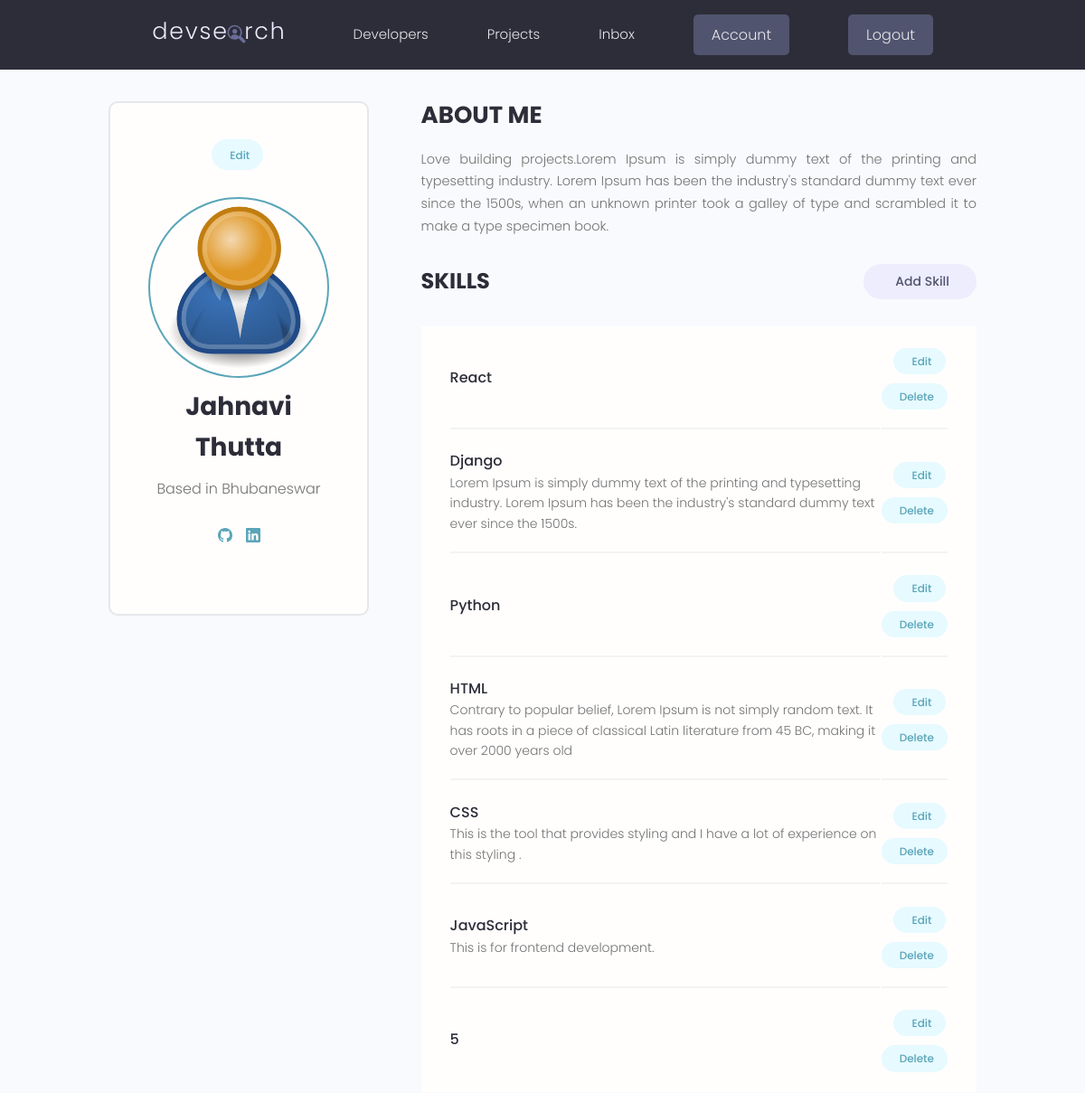
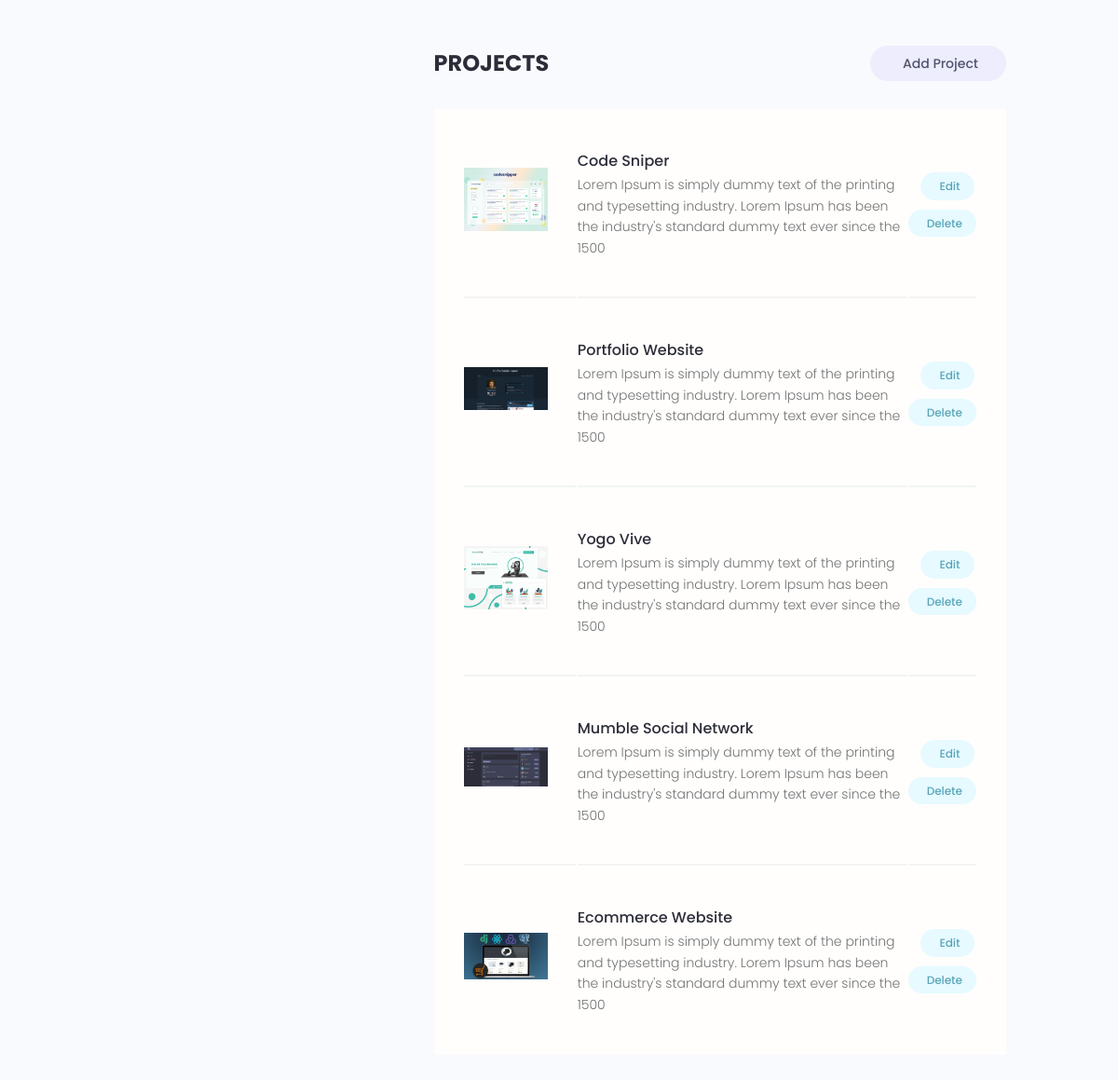
The app's page /account/ (signed in) with its own data (2 pictures, top to bottom).
### users/models.py (models this page shows, shortened)
class Profile(models.Model):
    user=models.OneToOneField(User,on_delete=models.CASCADE, null=True, blank=True)
    name =models.CharField(max_length=200,blank=True, null=True)
    email=models.EmailField(max_length=500,blank=True, null=True)
    username=models.CharField(max_length=200,blank=True, null=True)
    location=models.CharField(max_length=200,blank=True, null=True)
    short_intro=models.CharField(max_length=200,blank=True, null=True)
    bio=models.TextField(blank=True, null=True)
    profile_image=models.ImageField(blank= True,null=True,upload_to='profiles/',default='profiles/user-default.png')
    social_github=models.CharField(max_length=200,blank=True,null=True)
    social_twitter=models.CharField(max_length=200,blank=True,null=True)
    social_linkedin=models.CharField(max_length=200,blank=True,null=True)
    social_youtube=models.CharField(max_length=200,blank=True,null=True)
    social_website=models.CharField(max_length=200,blank=True,null=True)
    created=models.DateTimeField(auto_now_add=True)
    id=models.UUIDField(default=uuid.uuid4, unique=True, primary_key=True, editable=False)

class Skill(models.Model):
    owner=models.ForeignKey(Profile,on_delete=models.CASCADE,null=True,blank=True)
    name=models.CharField(max_length=200,blank=True,null=True)
    description=models.TextField(blank=True, null=True)
    created=models.DateTimeField(auto_now_add=True)
    id=models.UUIDField(default=uuid.uuid4, unique=True, primary_key=True, editable=False)

### projects/models.py (models this page shows, shortened)
class Project(models.Model):
    owner=models.ForeignKey(Profile,null=True,blank=True,on_delete=models.SET_NULL)
    title=models.CharField(max_length=200)
    description=models.TextField(null=True,blank=True)
    featured_image=models.ImageField(null=True,blank=True,default="default.jpg")
    demo_link=models.CharField(max_length=2000,null=True,blank=True)
    source_link=models.CharField(max_length=2000,null=True,blank=True)
    tags=models.ManyToManyField('Tag',blank=True)  #quotes are put to tag beacuse it is below
    vote_total=models.IntegerField(default=0, null=True,blank=True)
    vote_ratio=models.IntegerField(default=0, null=True,blank=True)
    created=models.DateTimeField(auto_now_add=True)
    id=models.UUIDField(default=uuid.uuid4, unique=True, primary_key=True, editable=False)
    class Meta:
        ordering=['-vote_ratio','-vote_total','title']

### users/views.py (the view)
# urls.py: path('account/',views.userAccount,name="account"),
@login_required(login_url='login')
def userAccount(request):
    profile=request.user.profile
    skills=profile.skill_set.all()
    projects=profile.project_set.all()
    context={'profile':profile,'skills':skills,'projects':projects}
    return render(request,'users/account.html',context)

### users/templates/users/account.html (shortened to what this page needs)
{% extends 'main.html' %}
{% block content %}
<main class="settingsPage profile my-md">
  <div class="container">
    <div class="layout">
      <div class="column column--1of3">
        <div class="card text-center">
          <div class="card__body dev">
            <a class="tag tag--pill tag--main settings__btn" href="{% url 'edit-account' %}">Edit</a>
            <img class="avatar avatar--xl dev__avatar" src="{{profile.profile_image.url}}" />
            <h2 class="dev__name">{{profile.name}}</h2>
            <p class="dev__location">Based in {{profile.location}}</p>
            <ul class="dev__social">
              {% if profile.social_github %}
              <li>
                <a title="Github" href="{{profile.social_github}}" target="_blank"></a>
              </li>
              {% endif %}
              {% if profile.social_linkedin %}
              <li>
                <a title="LinkedIn" href="{{profile.social_linkedin}}" target="_blank"></a>
              </li>
              {% endif %}
            </ul>
          </div>
        </div>
      </div>
      <div class="column column--2of3">
        <div class="devInfo">
          <h3 class="devInfo__title">About Me</h3>
          <p class="devInfo__about">{{profile.bio}}</p>
        </div>
        <div class="settings">
          <h3 class="settings__title">Skills</h3>
          <a class="tag tag--pill tag--sub settings__btn tag--lg" href="{% url 'create-skill' %}"> Add Skill</a>
        </div>
        <table class="settings__table">
          {% for skill in skills %}
          <tr>
            <td class="settings__tableInfo">
              <h4>{{skill.name}}</h4>
              <p>
                {{skill.description}}
              </p>
            </td>
            <td class="settings__tableActions">
              <a class="tag tag--pill tag--main settings__btn" href="{% url 'update-skill' skill.id %}">Edit</a>
              <a class="tag tag--pill tag--main settings__btn" href="{% url 'delete-skill' skill.id %}?next=/account">Delete</a>
            </td>
          </tr>
          {% endfor %}
        </table>
        <div class="settings">
          <h3 class="settings__title">Projects</h3>
          <a class="tag tag--pill tag--sub settings__btn tag--lg" href="{% url 'create-project' %}"> Add Project</a>
        </div>
        <table class="settings__table">
          {% for project in projects %}
          <tr>
            <td class="settings__thumbnail">
              <a href="{% url 'project' project.id %}"><img src="{{project.featured_image.url}}" alt="Project Thumbnail" /></a>
            </td>
            <td class="settings__tableInfo">
              <a href="{% url 'project' project.id %}">{{project.title}}</a>
              <p>{{project.description|slice:"150"}}</p>
            </td>
            <td class="settings__tableActions">
              <a class="tag tag--pill tag--main settings__btn" href="{% url 'update-project' project.id %}"> Edit</a>
              <a class="tag tag--pill tag--main settings__btn" href="{% url 'delete-project'  project.id %}?next=/account">Delete</a>
            </td>
          </tr>
          {% endfor %}
        </table>
      </div>
    </div>
  </div>
</main>
{% endblock %}

### static/styles/app.css (style rules this page uses)
:root { --color-sub: #2d2d39; }
.card { border: 2px solid var(--color-light); }
img { width: 100%; }
.profile .card > .dev { padding: 4rem; }
.dev__avatar { display: block; margin: auto; }
.dev__name { color: var(--color-sub); font-size: 2.8rem; font-weight: 700; margin-top: 1rem; margin-bottom: 0.5rem; }
.dev__location { margin-top: 1rem; }
.dev__social { margin: 3rem 0; list-style: none; display: flex; justify-content: center; gap: 1.5rem; }
.devInfo { margin-bottom: 3rem; }
.devInfo__title, .devInfo__subtitle { font-size: 2.6rem; color: var(--color-sub); text-transform: uppercase; font-weight: 700; margin-bottom: 1.5rem; }
.devInfo__about, .devSkill__info { font-size: 1.45rem; line-height: 1.7; text-align: justify; }
.settingsPage .dev > .settings__btn { display: inline-block; margin-bottom: 3rem; }
.settings { display: flex; justify-content: space-between; align-items: center; }
.settings__title { font-size: 2.4rem; text-transform: uppercase; font-weight: 700; color: var(--color-sub); }
.settings__table { margin-top: 3rem; margin-bottom: 5rem; padding: 0 3rem; background: var(--color-white); }
.settings__table tr { width: 100%; }
.settings__table tr > td { padding: 2rem 0; }
.settings__table tr:not(:last-child) td { border-bottom: 2px solid var(--color-white-light); }
.settings__thumbnail { width: 23%; min-width: 10rem; }
.settings__thumbnail img { padding-right: 3rem; height: 15rem; object-fit: contain; }
.settings__tableInfo { width: 100%; }
.settings__tableInfo h4, .settings__tableInfo a { padding-right: 1rem; width: auto; font-size: 1.6rem; font-weight: 500; color: var(--color-sub); }
.settings__tableInfo p { font-size: 1.4rem; }
.settings__tableActions { text-align: right; }

### static/uikit/styles/modules/_variables.css (style rules this page uses)
:root { --color-main: #5aa5b9; --color-main-light: #e6faff; --color-sub: #3f4156; --color-sub-light: #51546e; --color-sub-lighter: #ededfd; --color-text: #737373; --color-gray: #8b8b8b; --color-light: #e5e7eb; --color-light-gray: #767676; --color-bg: #f8fafd; --color-white: #fffefd; --color-white-light: #f3f3f3; --color-success: #359e64; --color-success-bg: #def8e8; --color-error: #fc4b0b; --color-error-bg: #fff2ee; --font-base: 'Poppins', arial, helvetica, 'Segoe UI', roboto, ubuntu, sans-serif; --font-monospace: 'Fira Code', 'Courier New', courier, monospace; --font-regular: 300; --font-medium: 500; --font-bold: 700; --generic-shadow: 1px 1px 5px #00000010; --generic-transition: all 0.3s ease-in-out; }

### static/uikit/styles/modules/_base.css (style rules this page uses)
* { margin: 0; padding: 0; box-sizing: border-box; text-rendering: optimizeLegibility; color: inherit; font-size: inherit; }
html { font-size: 50%; }
@media only screen and (min-width: 480px) { html { font-size: 56.25%; } }
@media only screen and (min-width: 1200px) { html { font-size: 62.5%; } }
body { line-height: 1.6; font-weight: 400; font-size: 1.5rem; color: var(--color-text); background-color: var(--color-bg); min-height: 100vh; }

### static/uikit/styles/modules/_typography.css (style rules this page uses)
* { font-family: var(--font-base); }
h2 { font-size: 3.6rem; font-weight: var(--font-bold); }
h3 { font-size: 3.2rem; font-weight: var(--font-medium); }
h4 { font-size: 2.8rem; font-weight: var(--font-medium); }
p, span, strong { font-size: 1.6rem; color: var(--color-text); font-weight: var(--font-regular); }
a { padding-bottom: 2px; text-decoration: none; display: inline-block; color: var(--color-main); font-weight: var(--font-medium); }

### static/uikit/styles/modules/_utilities.css (style rules this page uses)
.container { width: 92%; max-width: 165rem; margin: 0 auto; box-sizing: border-box; }
@media screen and (min-width: 1000px) { .container { width: 90%; } }
@media screen and (min-width: 1200px) { .container { width: 80%; } }
.text-center { text-align: center; }
.my-md { margin: 3rem auto; }

### static/uikit/styles/modules/_avatar.css (style rules this page uses)
.avatar { border-radius: 50%; border: 2px solid var(--color-main); object-fit: cover; }
.avatar--xl { height: 20rem; width: 20rem; }

### static/uikit/styles/modules/_card.css (style rules this page uses)
.card { border-radius: 1rem; background-color: var(--color-white); border: 1.5px solid var(--color-light); width: auto; height: auto; margin-top: 0.5rem; margin-bottom: 0.5rem; overflow: hidden; }
.card__body, .card__header { padding: 2rem 2.5rem; }

### static/uikit/styles/modules/_layout.css (style rules this page uses)
.layout { display: flex; flex-flow: row wrap; justify-content: space-between; }
.layout > .column { margin-bottom: 3rem; }
.layout > .column.column--1of3 { flex-basis: 30%; }
.layout > .column.column--2of3 { flex-basis: 64%; }

### records on screen
Profile: profile_image (placeholder picture), name "Jahnavi Thutta", location "Bhubaneswar", bio "Love building projects.Lorem Ipsum is simply dummy text of the printing and typesetting industry. Lorem Ipsum has been the industry's standard dummy text ever since the 1500s, when an unknown printer took a galley of type and scrambled it to make a type specimen book."
Skill: name "React"
Skill: name "Django", description "Lorem Ipsum is simply dummy text of the printing and typesetting industry. Lorem Ipsum has been the industry's standard dummy text ever since the 1500s."
Skill: name "Python"
Skill: name "HTML", description "Contrary to popular belief, Lorem Ipsum is not simply random text. It has roots in a piece of classical Latin literature from 45 BC, making it over 2000 years old"
Skill: name "CSS", description "This is the tool that provides styling and I have a lot of experience on this styling ."
Skill: name "JavaScript", description "This is for frontend development."
Skill: name "5"
Project: featured_image (picture), title "Code Sniper", description "Lorem Ipsum is simply dummy text of the printing and typesetting industry. Lorem Ipsum has been the industry's standard dummy text ever since the 1500"
Project: featured_image (picture), title "Portfolio Website", description "Lorem Ipsum is simply dummy text of the printing and typesetting industry. Lorem Ipsum has been the industry's standard dummy text ever since the 1500"
Project: featured_image (picture), title "Yogo Vive", description "Lorem Ipsum is simply dummy text of the printing and typesetting industry. Lorem Ipsum has been the industry's standard dummy text ever since the 1500"
Project: featured_image (picture), title "Mumble Social Network", description "Lorem Ipsum is simply dummy text of the printing and typesetting industry. Lorem Ipsum has been the industry's standard dummy text ever since the 1500"
Project: featured_image (picture), title "Ecommerce Website", description "Lorem Ipsum is simply dummy text of the printing and typesetting industry. Lorem Ipsum has been the industry's standard dummy text ever since the 1500"
